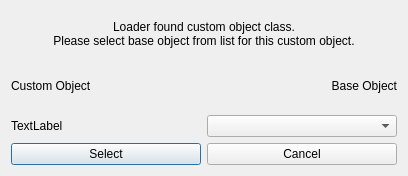
<?xml version="1.0" encoding="UTF-8"?>
<ui version="4.0">
 <class>ViewControllerCreateCustomXMLSerializableObject</class>
 <widget class="QDialog" name="ViewControllerCreateCustomXMLSerializableObject">
  <property name="windowModality">
   <enum>Qt::ApplicationModal</enum>
  </property>
  <property name="geometry">
   <rect>
    <x>0</x>
    <y>0</y>
    <width>408</width>
    <height>176</height>
   </rect>
  </property>
  <property name="font">
   <font>
    <stylestrategy>PreferAntialias</stylestrategy>
   </font>
  </property>
  <property name="windowTitle">
   <string>Dialog</string>
  </property>
  <layout class="QGridLayout" name="gridLayout">
   <item row="0" column="0" colspan="2">
    <widget class="QLabel" name="label">
     <property name="text">
      <string>Loader found custom object class. 
Please select base object from list for this custom object.</string>
     </property>
     <property name="alignment">
      <set>Qt::AlignCenter</set>
     </property>
    </widget>
   </item>
   <item row="1" column="0">
    <widget class="QLabel" name="label_2">
     <property name="text">
      <string>Custom Object</string>
     </property>
     <property name="alignment">
      <set>Qt::AlignLeading|Qt::AlignLeft|Qt::AlignVCenter</set>
     </property>
    </widget>
   </item>
   <item row="1" column="1">
    <widget class="QLabel" name="label_3">
     <property name="text">
      <string>Base Object</string>
     </property>
     <property name="alignment">
      <set>Qt::AlignRight|Qt::AlignTrailing|Qt::AlignVCenter</set>
     </property>
    </widget>
   </item>
   <item row="2" column="0">
    <widget class="QLabel" name="customClassNameLabel">
     <property name="text">
      <string>TextLabel</string>
     </property>
    </widget>
   </item>
   <item row="2" column="1">
    <widget class="QComboBox" name="BaseObjectComboBox"/>
   </item>
   <item row="3" column="0">
    <widget class="QPushButton" name="pushButton">
     <property name="text">
      <string>Select</string>
     </property>
    </widget>
   </item>
   <item row="3" column="1">
    <widget class="QPushButton" name="pushButton_2">
     <property name="text">
      <string>Cancel</string>
     </property>
    </widget>
   </item>
  </layout>
 </widget>
 <resources/>
 <connections/>
</ui>
